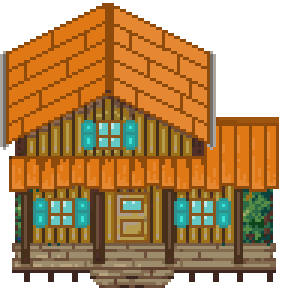
#> input picture scripts/batiments/originaux/ferme_modele.png, 94 x 97 px (shown 3 times larger)
$ python style_v2.py originaux/ferme_modele.png
#> lines starting #> are read from the running program, lines starting #| are printed output that depends on the picture
# Les bâtiments du décor version 2, dans le style de la nouvelle ferme.
#
#   python3 scripts/batiments/style_v2.py            écrit assets/house_sp.png et serre_sp.png
#   python3 scripts/batiments/style_v2.py --apercu   écrit aussi apercu_style_v2.png
#
# Puis python3 scripts/batiments/ruines.py : les versions à réparer partent de ces images.
#
# La ferme : scripts/batiments/originaux/ferme_modele.png (94 × 97), telle quelle sauf le toit
# (son orange adouci en brun rouge, TOIT) — murs de planches dorées, volets et vitres turquoise, terrasse de planches grises.
# Puis la maison prend les couleurs de la serre (PALETTE_SERRE, « bois naturel ») : chaque
# matière (un ensemble de pixels, une couleur d'origine éventuellement limitée à une zone) range
# ses couleurs par luminosité et prend, dans cet ordre, les tons de la rampe (recolorer).
# (Ces bâtiments ne servent qu'à l'ancienne carte dessinée ; sur la ferme générée, tout se bâtit
# en blocs.)
# La serre : scripts/batiments/originaux/serre_modele.png (96 × 81 : toit de lattes, vitres et
# double porte vitrée dans un cadre de bois), telle quelle.
import colorsys
import os
import sys

from PIL import Image

sys.path.insert(0, os.path.join(os.path.dirname(os.path.abspath(__file__)), '..'))  # scripts/pixel.py
from pixel import ASSETS, ROOT  # noqa: E402
ORIG = os.path.join(ROOT, 'scripts', 'batiments', 'originaux')

# Les rampes de la ferme (du plus sombre au plus clair), relevées sur ferme_modele.png.
TOIT_MODELE = [(120, 60, 10), (142, 75, 12), (157, 85, 16), (225, 120, 22), (229, 136, 49), (238, 160, 82)]
# Le toit adouci, en brun rouge sombre : chaque ton du modèle (orange vif), sa teinte décalée
# de TOIT_REGLAGE[0] degrés (négatif : vers le rouge), sa saturation et sa luminosité
# multipliées par TOIT_REGLAGE[1] et TOIT_REGLAGE[2]. La ferme (le modèle) prend aussi ces tons.
TOIT_REGLAGE = (-12, 0.70, 0.72)


def ton_toit(c):
    h, s, v = colorsys.rgb_to_hsv(*(x / 255 for x in c))
    h = (h + TOIT_REGLAGE[0] / 360) % 1
    return tuple(round(x * 255) for x in colorsys.hsv_to_rgb(h, s * TOIT_REGLAGE[1], v * TOIT_REGLAGE[2]))


TOIT = [ton_toit(c) for c in TOIT_MODELE]
BOIS = [(71, 48, 27), (110, 72, 26), (137, 87, 30), (156, 111, 25), (182, 156, 79)]
CADRE = [(62, 38, 32), (82, 48, 40), (96, 63, 49), (108, 78, 58), (119, 92, 69)]
TURQUOISE = [(14, 68, 62), (45, 146, 142), (36, 172, 166), (101, 202, 198), (188, 234, 232)]
PIERRE = [(114, 110, 106), (131, 107, 79), (158, 141, 109), (174, 156, 137), (183, 163, 125)]
TOILE = [(150, 128, 96), (182, 160, 120), (206, 190, 156), (228, 216, 188)]       # les ailes du moulin


def lum(c):
    return 0.3 * c[0] + 0.59 * c[1] + 0.11 * c[2]


def recolorer(img, matieres):
    """matieres : liste de (test(x, y, couleur) -> bool, rampe). Un pixel prend la première
    matière dont le test passe ; ceux d'aucune matière ne changent pas."""
    px = img.load()
    w, h = img.size
    quelle = {}
    couleurs = [set() for _ in matieres]
    for y in range(h):
        for x in range(w):
            c = px[x, y]
            if not c[3]:
                continue
            for k, (test, _) in enumerate(matieres):
                if test(x, y, c[:3]):
                    quelle[(x, y)] = k
                    couleurs[k].add(c[:3])
                    break
    tables = []
    for k, (_, rampe) in enumerate(matieres):
        cs = sorted(couleurs[k], key=lum)
        n = len(cs)
        # n couleurs sur la rampe : réparties de bout en bout (une seule : le ton du milieu)
        if rampe is None:
            tables.append({c: c for c in cs})
            continue
        tables.append({c: rampe[round(i * (len(rampe) - 1) / (n - 1)) if n > 1 else len(rampe) // 2] for i, c in enumerate(cs)})
    out = img.copy()
    po = out.load()
    for (x, y), k in quelle.items():
        c = px[x, y]
        po[x, y] = tables[k][c[:3]] + (c[3],)
    return out


def creme(c):
    return min(c) > 150 and max(c) - min(c) < 60


def ferme():
    """house_sp.png : la ferme du modèle telle quelle, son toit dans les tons de TOIT."""
    img = Image.open(os.path.join(ORIG, 'ferme_modele.png')).convert('RGBA')
    table = dict(zip(TOIT_MODELE, TOIT))
    px = img.load()
    for y in range(img.height):
        for x in range(img.width):
            c = px[x, y]
            if c[3] and c[:3] in table:
                px[x, y] = table[c[:3]] + (c[3],)
    return img


# ---------- les couleurs de la serre (« bois naturel ») ----------
# La maison, l'étable et le moulin prennent les couleurs de la serre : bois brun olive pour
# les toits, les murs et les cadres, crème et beige pour les accents (vitres, volets, baies)
# et la toile des ailes, pierre beige-gris. Chaque ton des rampes ci-dessus (TOIT, BOIS…) a son
# remplaçant de même rang dans PALETTE_SERRE ; une couleur proche d'un ton (à 40 près) prend
# son remplaçant plus leur écart (le relief du dessin est gardé). Les verts (lierre, buissons)
# ne changent pas.


def rampe(ancres, n):
    """n tons de l'ancre sombre à l'ancre claire (interpolation par morceaux)."""
    out = []
    for i in range(n):
        t = i / (n - 1) * (len(ancres) - 1)
        k = min(len(ancres) - 2, int(t))
        f = t - k
        out.append(tuple(round(a * (1 - f) + b * f) for a, b in zip(ancres[k], ancres[k + 1])))
    return out


SERRE = {'sombre': (56, 47, 29), 'bois': (77, 64, 39), 'bois2': (90, 76, 50), 'bois3': (112, 96, 65),
         'beige': (186, 172, 149), 'creme': (203, 189, 162), 'blanc': (225, 217, 202), 'tan': (188, 163, 122)}
PALETTE_SERRE = {
    'toit': rampe([(38, 30, 18), (70, 58, 36), (120, 104, 72)], 6),
    'bois': rampe([SERRE['sombre'], SERRE['bois2'], SERRE['bois3'], (150, 130, 92), SERRE['tan']], 5),
    'cadre': rampe([(30, 24, 14), SERRE['sombre'], SERRE['bois']], 5),
    'accent': rampe([(120, 108, 84), SERRE['beige'], SERRE['blanc']], 5),
    'pierre': rampe([(100, 92, 78), (150, 140, 120), (196, 186, 166)], 5),
    'toile': [(170, 156, 128), SERRE['beige'], SERRE['creme'], SERRE['blanc']],
}
TOIT_SERRE = PALETTE_SERRE['toit']
RAMPES = {'toit': TOIT, 'bois': BOIS, 'cadre': CADRE, 'accent': TURQUOISE, 'pierre': PIERRE, 'toile': TOILE}
# les baies de l'étable (sa propre rampe turquoise sombre) : des accents
RAMPES_EN_PLUS = [((24, 92, 88), 'accent', 1), ((32, 112, 108), 'accent', 1)]


def harmoniser(img, remplace=None, garde=None):
    """img aux couleurs de la serre. remplace : matière -> autre matière (le moulin : ses
    poutres de bois prennent les cadres) ; garde(x, y, couleur) : pixels à ne pas toucher."""
    tons = [(c, m, i) for m, r in RAMPES.items() for i, c in enumerate(r)] + RAMPES_EN_PLUS
    cache = {}

    def nouvelle(c):
        if c not in cache:
            e, m, i = min(tons, key=lambda t: sum((a - b) ** 2 for a, b in zip(c, t[0])))
            if sum((a - b) ** 2 for a, b in zip(c, e)) > 40 ** 2:
                cache[c] = c
            else:
                m = (remplace or {}).get(m, m)
                n = PALETTE_SERRE[m][min(i, len(PALETTE_SERRE[m]) - 1)]
                cache[c] = tuple(max(0, min(255, nv + cv - ev)) for nv, cv, ev in zip(n, c, e))
        return cache[c]
    out = img.copy()
    px = out.load()
    for y in range(out.height):
        for x in range(out.width):
            p = px[x, y]
            if not p[3] or (p[1] > p[0] + 15 and p[1] > p[2] + 15) or (garde and garde(x, y, p[:3])):
                continue
            px[x, y] = nouvelle(p[:3]) + (p[3],)
    return out


def main():
    faits = {
        'house_sp.png': harmoniser(ferme()),
        'serre_sp.png': Image.open(os.path.join(ORIG, 'serre_modele.png')).convert('RGBA'),
    }
#> in ferme, img is the input picture: PIL image 94x97 RGBA; mean R, G, B, A 118.7, 82.2, 37.4, 193.1
#> in harmoniser, `tons = [(c, m, i) for m, r in RAMPES.items() for i, c in enumerate(r)]..`: tons = 32 items
#> in harmoniser, `out = img.copy()`:
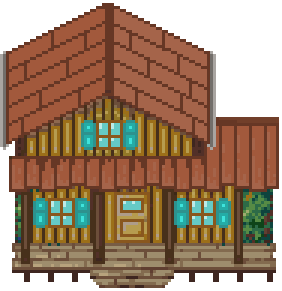
#> out: PIL image 94x97 RGBA (shown 3 times larger); mean R, G, B, A 97.8, 71.4, 48.6, 193.1; transparent parts drawn white
#> the loop in harmoniser, `for y in range(out.height):` made 97 passes
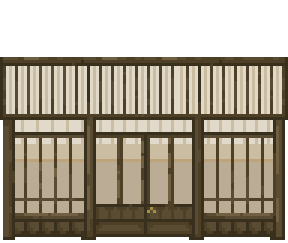
#> input picture scripts/batiments/originaux/serre_modele.png, 96 x 81 px (shown 3 times larger)
    for nom, img in faits.items():
        img.save(os.path.join(ASSETS, nom))
        print(f'assets/{nom} : {img.width} × {img.height}')
#> this loop made 2 passes
#> nom on passes 1 to 2: 'house_sp.png', 'serre_sp.png'
#| assets/house_sp.png : 94 × 97
#| assets/serre_sp.png : 96 × 81
#> pass 1, in main, `img.save(os.path.join(ASSETS, nom))`:
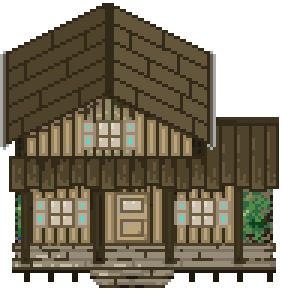
#> saved as house_sp.png: PIL image 94x97 RGBA (shown 3 times larger); mean R, G, B, A 73.3, 65.3, 47.3, 193.1; transparent parts drawn white
    if '--apercu' in sys.argv:
        k = 4
        larg = sum(i.width for i in faits.values()) + 10 * len(faits)
        out = Image.new('RGBA', (larg, 128), (105, 150, 84, 255))
        x = 0
        for img in faits.values():
            out.alpha_composite(img, (x, 128 - img.height))
            x += img.width + 10
        out.resize((out.width * k, out.height * k), Image.NEAREST).save(os.path.join(ROOT, 'apercu_style_v2.png'))
        print('apercu_style_v2.png')


if __name__ == '__main__':
    main()
